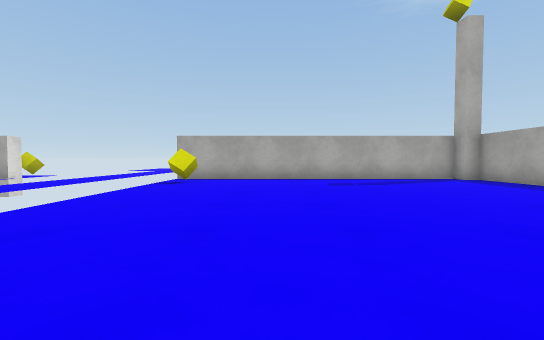
View 1 (above)

16 first-person views from a walk through a Unity game level. The camera is 0.6 m above the floor, tilts 2° down and sees 90° across. The floor is counted in squares, 1 m on a side. Each view is taken from the middle of a square. On the plan, view 1 faces up. The plan holds only what a view shows up to about 9 squares ahead; the rest is blank. The place goes on beyond the plan. The player is left out. Surface patterns are stand-ins for the level's own textures.

View 2
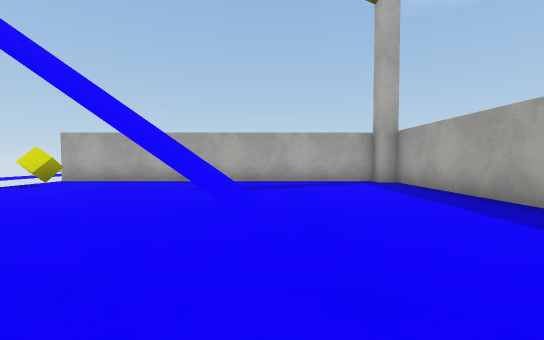

View 3
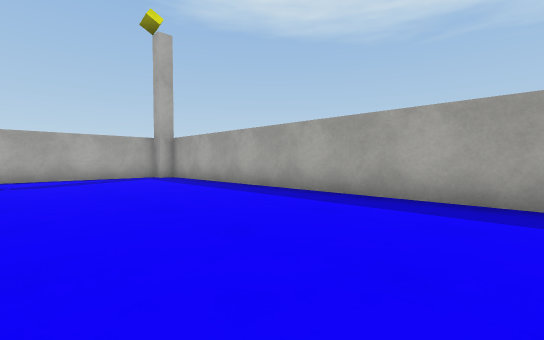

View 4
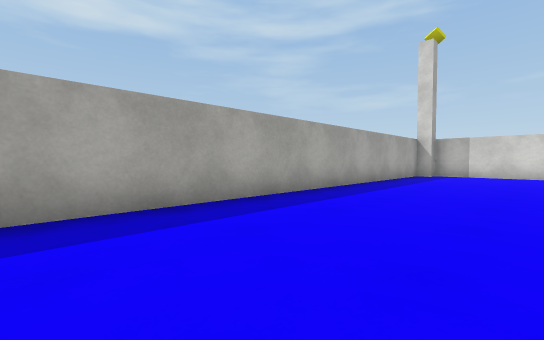

View 5
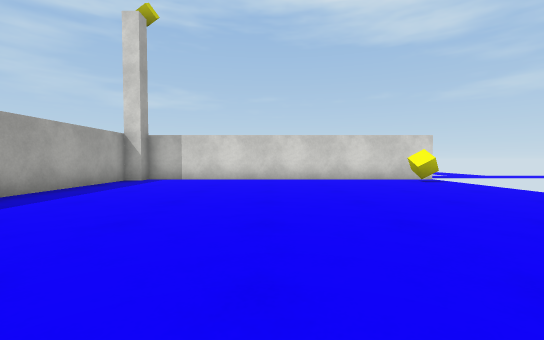

View 6
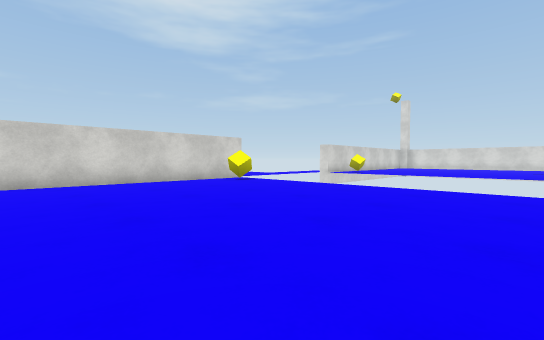

View 7
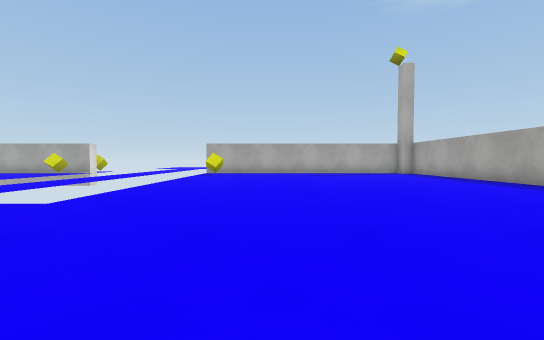

View 8
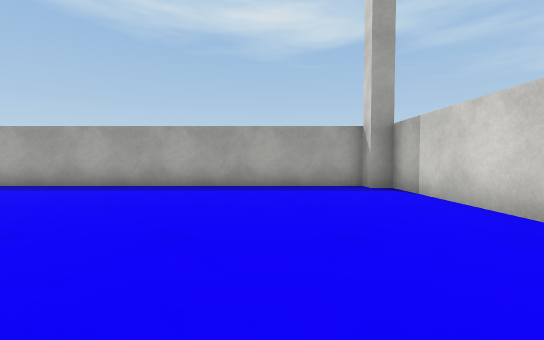

View 9
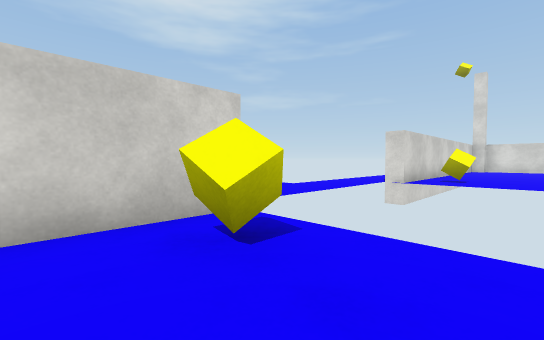

View 10
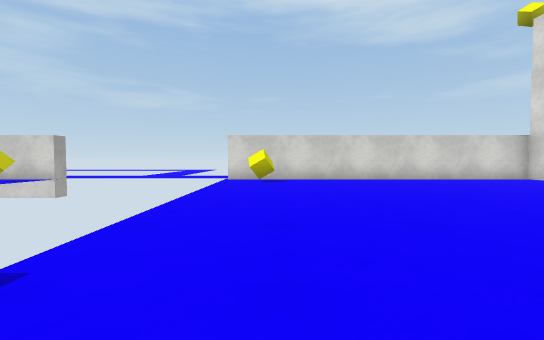

View 11
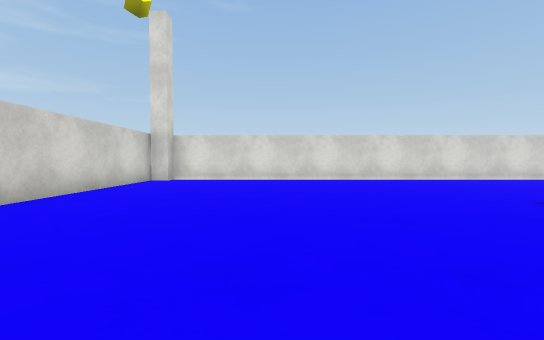

View 12
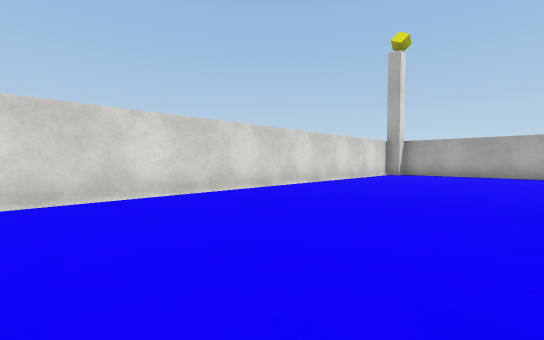

View 13
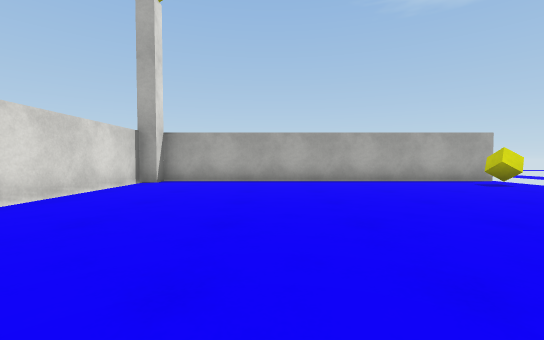

View 14
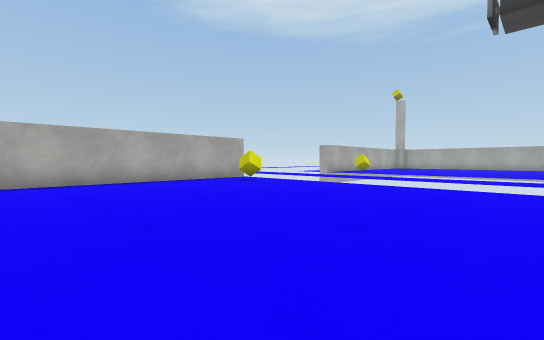

View 15
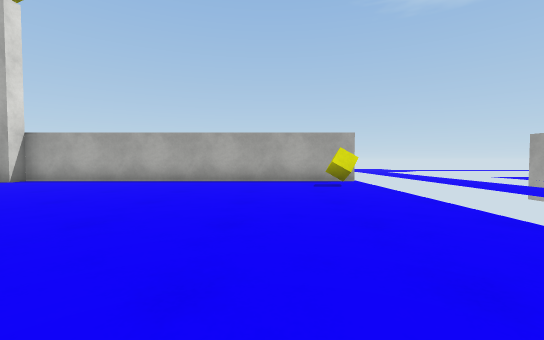

View 16
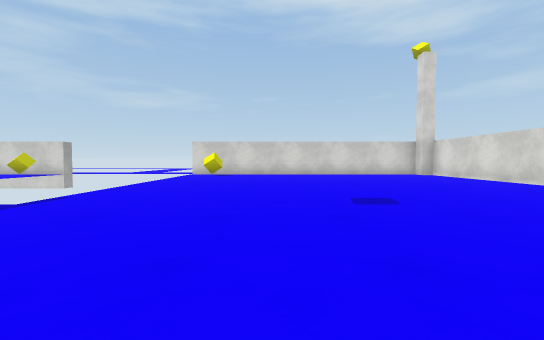

### Floor plan
Key: @ floor where view 1 was taken; # wall or solid block; . floor; C yellow cube; T thing the floor can be seen under or through.
Columns run from 19 left of view 1 to 7 right of it. Each row starts with its distance up from view 1.
  9 ###########     ###########
  8 #.........C     #.........#
  7 #..........  .  #C........#
  6 #..........  .   .........#
  5 #..........  .   .........#
  4 #..........  .   .... ....#
  3 #..........      .........#
  2 #..........      .........#
  1 #..........      .........#
  0 #........        ..@......#
 -1 #.........       .........#
 -2 #..........      .........#
 -3 #..........      .........#
 -4 #..........      .........#
 -5 #..........      .........#
 -6 #..........      .........#
 -7 #..........      .........#
 -8 #..........      .........#
 -9 #..........     #.........#
-10 #........C.     TC.......##
-11 ##########T     T#########
-12           ..

Where each view was taken, in squares from view 1:
view 1: 0 up, 0 right, facing up
view 2: 1 up, 3 right, facing up
view 3: 1 down, 2 right, facing up-right
view 4: 1 up, 3 right, facing down-right
view 5: 2 down, 2 right, facing down
view 6: 3 down, 3 right, facing down-left
view 7: 4 down, 0 right, facing up
view 8: 8 down, 0 right, facing right
view 9: 8 down, 1 left, facing down-left
view 10: 2 down, 10 left, facing down
view 11: 7 down, 10 left, facing left
view 12: 3 down, 14 left, facing up-left
view 13: 1 up, 15 left, facing up
view 14: 1 up, 15 left, facing up-right
view 15: 1 up, 11 left, facing up
view 16: 1 up, 12 left, facing down
